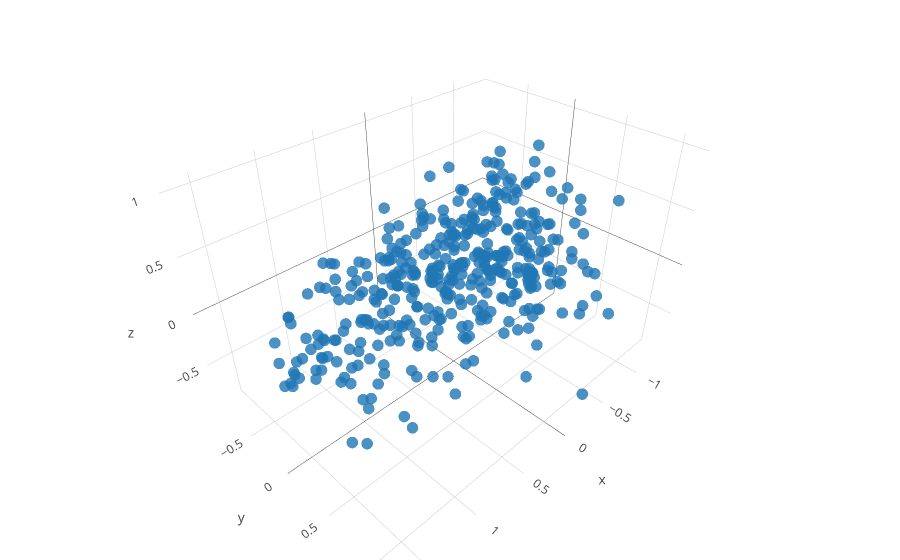

This figure's notebook cell:
### Code cell
#### Let's plot the first 3 coordinates nonetheless.
####
fig_data= [go.Scatter3d(
        x = features[:,0],
        y = features[:,1],
        z = features[:,2],
        type='scatter3d',
        mode= "markers",
        text= ['a: {}; b: {}, L: {}; index = {}'.format(background[k,0],background[k,1],background[k,2], k) for k in range(background.shape[0])],
        marker= {
        'line': {'width': 0},
        'size': 4,
        'symbol': 'circle',
      "opacity": .8
      }
    )]


layout = go.Layout(
    margin=dict(
        l=0,
        r=0,
        b=0,
        t=0
    )
)

fig = go.Figure(data=fig_data, layout=layout)
iplot(fig)

### Figure 1 — Plotly figure (JSON) as saved in the notebook; plotly's stock layout.template omitted (floating-point values rounded to 4 significant figures; data arrays with more than 128 entries replaced by an {"elided": "..."} marker saying what was removed)
{"data": [{"marker": {"line": {"width": 0}, "opacity": 0.8, "size": 4, "symbol": "circle"}, "mode": "markers", "text": {"elided": "400 str values"}, "type": "scatter3d", "x": {"elided": "400 float values"}, "y": {"elided": "400 float values"}, "z": {"elided": "400 float values"}}], "layout": {"margin": {"b": 0, "l": 0, "r": 0, "t": 0}}}
